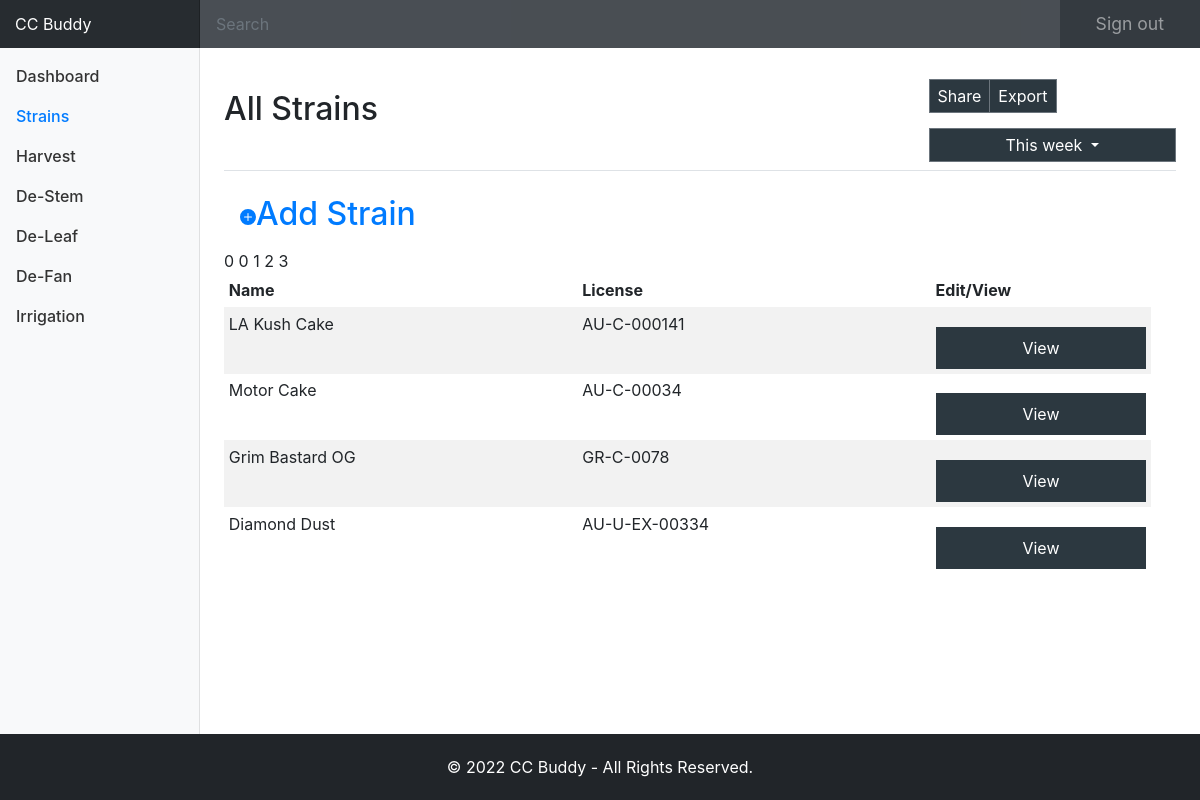
Screenshot of /all_strains.php with the database file from the repository.
### tables this page shows
CREATE TABLE `strain` (
  `id` int(11) NOT NULL,
  `name` varchar(255) DEFAULT NULL,
  `short_name` varchar(20) NOT NULL,
  `license` varchar(20) DEFAULT NULL
);

### app/classes/class.Database.php (called while the page is built, shortened)
<?php
class Database
{
    public $server = 'localhost';
    public $username = 'root';
    public $password = 'Azsxdcfvgb1';
    public $dbname = 'ccbuddy';
    public function db_connect()
    {
        $mysqli = new mysqli($this->server, $this->username, $this->password, $this->dbname);
        return $mysqli;
    }
}
?>

### app/classes/class.Strain.php (called while the page is built, shortened)
<?php
class Strain {
    public static function getAllStrains(){
        global $database;
        $sql = "SELECT * FROM strain ";
        $result = mysqli_query($database->db_connect(), $sql);
        return $result;
    }
}

### app/initialize.php (called while the page is built, shortened)
<?php
	require_once('classes/class.Database.php');
	require_once('classes/class.Strain.php');
    $database = new Database();
?>

### all_strains.php (the view, shortened to what this page needs)
<?php require_once('app/initialize.php');
$pageTitle = 'All Strains';
$strain = new Strain();
$allStrains = $strain->getAllStrains();
include('app/includes/layout/header.php');
?>
<div class="container-fluid">
  <div class="row">
    <nav class="col-md-2 d-none d-md-block bg-light sidebar">
      <div class="sidebar-sticky">
        <ul class="nav flex-column">
          <li class="nav-item">
            <a class="nav-link" href="index.php">
              Dashboard
            </a>
          </li>
          <li class="nav-item">
            <a class="nav-link active" href="all_strains.php">
              Strains<span class="sr-only">(current)</span>
            </a>
          </li>
          <li class="nav-item">
            <a class="nav-link " href="all_harvest.php">
              Harvest
            </a>
          </li>
          <li class="nav-item">
            <a class="nav-link" href="all_stems.php">
              De-Stem
            </a>
          </li>
          <li class="nav-item">
            <a class="nav-link" href="#">
              De-Leaf
            </a>
          </li>
          <li class="nav-item">
            <a class="nav-link" href="#">
              De-Fan
            </a>
          </li>
          <li class="nav-item">
            <a class="nav-link" href="#">
              Irrigation
            </a>
          </li>
        </ul>
      </div>
    </nav>
    <main role="main" class="col-md-9 ml-sm-auto col-lg-10 px-4 clearfooter">
      <div class="d-flex justify-content-between flex-wrap flex-md-nowrap align-items-center pt-3 pb-2 mb-3 border-bottom">
        <h1 class="h2"><?= $pageTitle; ?></h1>
        <div class="btn-toolbar mb-2 mb-md-0">
          <div class="btn-group mr-2">
            <button type="button" class="btn btn-sm btn-outline-secondary">Share</button>
            <button type="button" class="btn btn-sm btn-outline-secondary">Export</button>
          </div>
          <button type="button" class="btn btn-sm btn-outline-secondary dropdown-toggle">
            This week
          </button>
        </div>
      </div>
      <h2><a class="nav-link" href="add-strain.php"><svg xmlns="http://www.w3.org/2000/svg" width="16" height="16" fill="currentColor" class="bi bi-plus-circle-fill" viewBox="0 0 16 16">
<path d="M16 8A8 8 0 1 1 0 8a8 8 0 0 1 16 0zM8.5 4.5a.5.5 0 0 0-1 0v3h-3a.5.5 0 0 0 0 1h3v3a.5.5 0 0 0 1 0v-3h3a.5.5 0 0 0 0-1h-3v-3z"></path>
</svg>Add Strain</a></h2>
      <div class="table-responsive">
        <table class="table table-striped table-sm">
          <thead>
            <tr>
              <th>Name</th>
              <th>License</th>
              <th>Edit/View<th>
            </tr>
          </thead>
          <tbody>
            <?=
                $strainCount = 0;
                foreach ($allStrains as $strain):
            ?>
            <tr>
              <td><?= $strain['name']; ?></td>
              <td><?= $strain['license']; ?></td>
              <td><a href="strain.php?id=<?= $strain['id']; ?>" class="btn btn-default btn-lg">View</a>
            </tr>
            <?=
                $strainCount++; endforeach;
            ?>
          </tbody>
        </table>
      </div>
    </main>
  </div>
</div>
</body>
<?php include('app/includes/layout/footer.php'); ?>

### assets/css/dashboard.css (style rules this page uses)
body { font-size: .875rem; }
.sidebar { position: fixed; top: 0; bottom: 0; left: 0; z-index: 100; padding: 48px 0 0; box-shadow: inset -1px 0 0 rgba(0, 0, 0, .1); }
.sidebar-sticky { position: relative; top: 0; height: calc(100vh - 48px); padding-top: .5rem; overflow-x: hidden; overflow-y: auto; }
.sidebar .nav-link { font-weight: 500; color: #333; }
.sidebar .nav-link.active { color: #007bff; }
[role="main"] { padding-top: 133px; }
@media (min-width: 768px) { [role="main"] { padding-top: 48px; } }
.clearfooter { padding-bottom: 62px; }

### rows the page displays
strain: name "LA Kush Cake", license "AU-C-000141"
strain: name "Motor Cake", license "AU-C-00034"
strain: name "Grim Bastard OG", license "GR-C-0078"
strain: name "Diamond Dust", license "AU-U-EX-00334"

### other values shown
$pageTitle "All Strains"
$companyName "CC Buddy"
